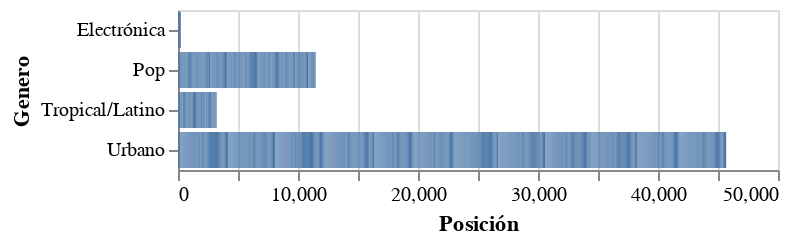

Notebook cell for this chart:
### Code cell
alt.Chart(df) .mark_bar(bandSize=10).encode(
   x="Posición",
   y="Genero"
)

### Figure 1 — Vega-Lite specification as saved in the notebook (floating-point values rounded to 4 significant figures; data arrays with more than 128 entries replaced by an {"elided": "..."} marker saying what was removed)
{"config": {"view": {"continuousWidth": 300, "continuousHeight": 300}}, "data": {"name": "data-888a257babf6a1b579f25e6f8dc15fbc"}, "mark": {"type": "bar", "bandSize": 10}, "encoding": {"x": {"field": "Posición", "type": "quantitative"}, "y": {"field": "Genero", "type": "nominal"}}, "$schema": "https://vega.github.io/schema/vega-lite/v5.20.1.json", "datasets": {"data-888a257babf6a1b579f25e6f8dc15fbc": {"elided": "1200 records"}}}
